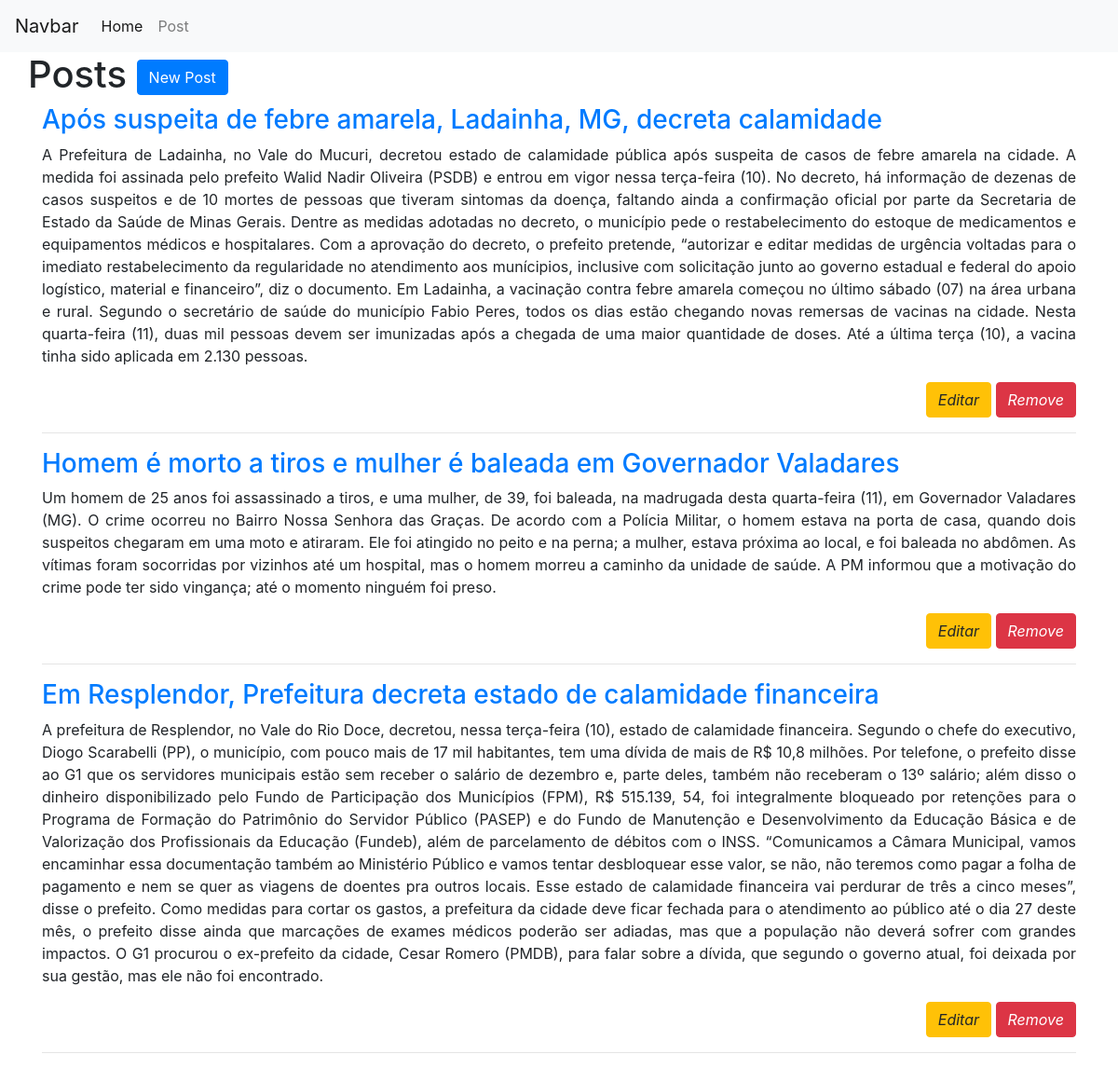
Page /posts on the earlier database version.
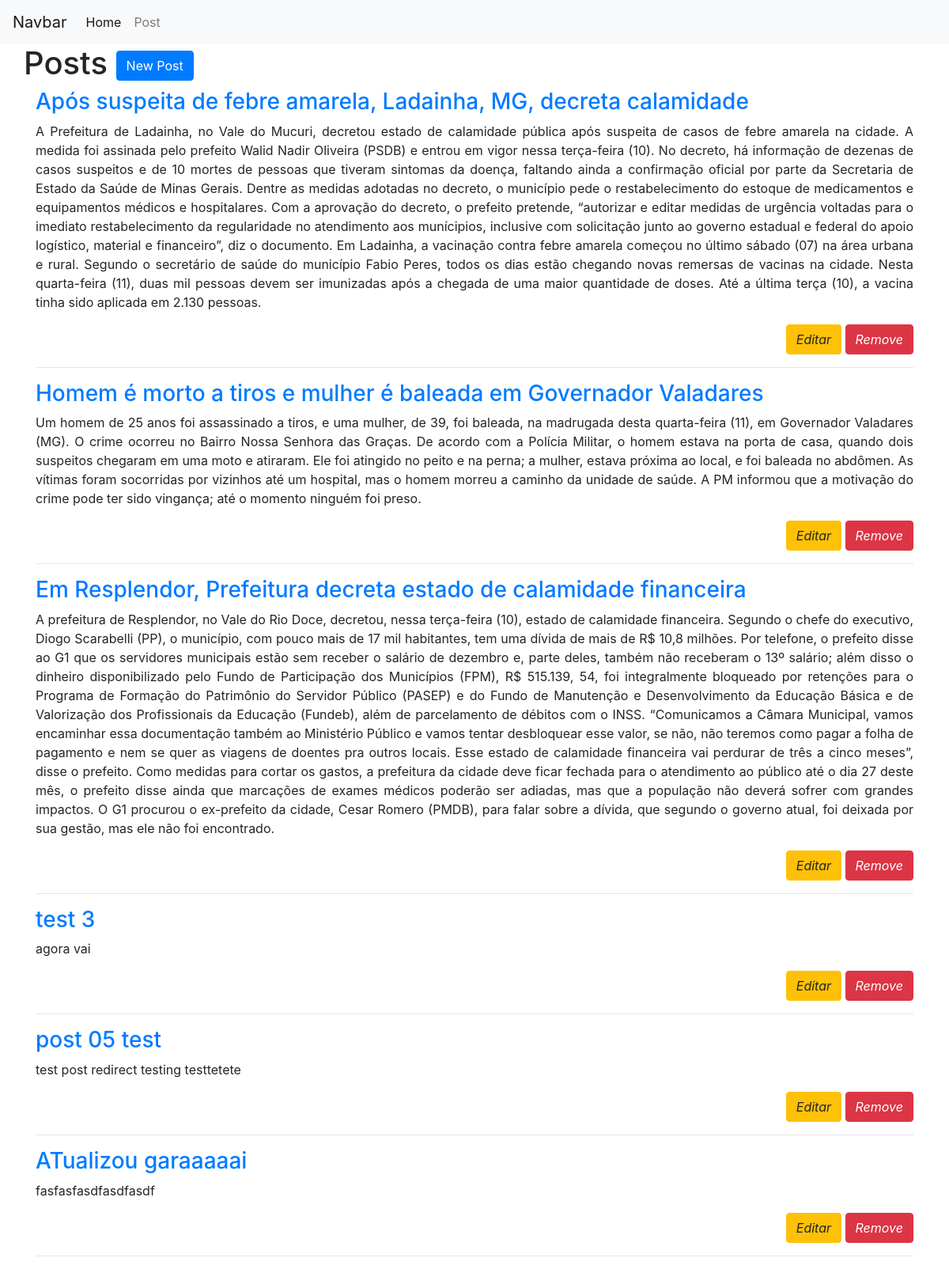
Same page on the later database version.
### tables this page shows
CREATE TABLE posts (id INTEGER CONSTRAINT posts_index PRIMARY KEY ASC AUTOINCREMENT, title VARCHAR (255) NOT NULL, content TEXT NOT NULL);

### app/controllers/PostsController.php (called while the page is built, shortened)
<?php
class PostsController extends BaseController
{
    private $post;
    public function __construct()
    {
        $this->post = Container::getModel("Post");
    }
    public function index()
    {
        $this->view->posts = $this->post->All();
        return $this->renderView('posts/index', 'layout');
    }
}

### core/bootstrap.php (called while the page is built, shortened)
<?php
$routes = require_once __DIR__ . "/../app/routes.php";
$route = new \Core\Route($routes);

### public/index.php (called while the page is built, shortened)
<?php
require_once __DIR__ . "/../core/bootstrap.php";

### core/BaseModel.php (called while the page is built, shortened)
<?php
abstract class BaseModel
{
    private $pdo;
    protected $table;
    public function __construct(PDO $pdo)
    {
        $this->pdo = $pdo;
    }
    public function All()
    {
        $query = "SELECT * FROM {$this->table}";
        $stmt = $this->pdo->prepare($query);
        $stmt->execute();
        $result = $stmt->fetchAll();
        return $result;
    }
}

### core/DataBase.php (called while the page is built, shortened)
<?php
class DataBase
{
    public static function getDataBase()
    {
        $conf = include_once __DIR__ . "/../app/database.php";
        if($conf['driver'] == 'sqlite')
        {
            $sqlite = __DIR__ . "/../storage/databases/" . $conf['sqlite']['host'];
            $sqlite = "sqlite:" . $sqlite;
            try{
                $pdo = new PDO($sqlite);
                $pdo->setAttribute(PDO::ATTR_ERRMODE, PDO::ERRMODE_EXCEPTION);
                $pdo->setAttribute(PDO::ATTR_DEFAULT_FETCH_MODE, PDO::FETCH_OBJ);
                return $pdo;
            }catch (PDOException $e){
                echo $e->getMessage();
            }
        }
    }
}

### core/Container.php (called while the page is built, shortened)
<?php
class Container
{
    public static function getModel($model)
    {
        return new $objModel(DataBase::getDataBase());
    }
}

### app/views/posts/index.phtml (the view, shortened to what this page needs)
<div class="container">
    <div class="row">
        <h1 class="h1">
            <a href="/post/create" class="btn btn-primary text-right">
            New Post
            </a>
        </h1>
    </div>
    <?php foreach($this->view->posts as $post): ?>
    <h3 class="h3">
        <a href="/post/<?php echo $post->id; ?>/show"><?php echo $post->title; ?></a>
    </h3>
    <p class="text-justify"><?php echo $post->content; ?></p>
    <p class="text-right">
        <a href="/post/<?php echo $post->id?>/edit" class="btn btn-warning btn-xs">
            <i class="glyphicon glyphicon-pencil">Editar</i>
        </a>
        <a href="/post/<?php echo $post->id?>/delete" class="btn btn-danger btn-xs" onclick="return confirm('Deseja remover esse post ?')">
            <i class="glyphicon glyphicon-remove-sing">Remove</i>
        </a>
    </p>
    <hr/>
    <?php endforeach; ?>
</div>

### core/Route.php (shortened to what this page needs)
<?php
class Route
{
    private $routes;
    public function __construct(array $routes){
        $this->run();
    }
    private function setRoutes($routes)
    {
        foreach ($routes as $route)
        {
            $explode1 = explode('@', $route[1]);
            $r = [$route[0], $explode1[0], $explode1[1]];
            $newRoutes[] = $r;
        }
        $this->routes = $newRoutes;
    }
    private function GetRequest()
    {
        $obj = new \stdClass;
        return $obj;
    }
    private function getUrl()
    {
        return parse_url($_SERVER['REQUEST_URI'], PHP_URL_PATH);
    }
    private function run()
    {
        $url = $this->getUrl();
        $found = null;
        foreach ($this->routes as $route)
        {
            $routeArray = explode('/', $route[0]);
            $param = [];
            for($i = 0; $i < count($routeArray); $i++)
            {
                    $route[0] = implode($routeArray, '/');
            }
            if($url == $route[0])
            {
                $found = true;
                $controller = $route[1];
                $action = $route[2];
            break;
            }
        }
        if($found){
            $controller = Container::newController($controller);
            switch (count($param)){
                default:
                    $controller->$action($this->getRequest());
            break;
            }
        }else{
            Container::pageNotFound();
        }
    }
}
?>

### core/BaseController.php (shortened to what this page needs)
<?php
abstract class BaseController
{
    private $viewPath;
    private $layoutPath;
    private $pageTitle = null;
    public function __construct()
    {
        $this->view = new \stdClass;
    }
    protected function renderView($viewPath, $layoutPath = null)
    {
        $this->viewPath = $viewPath;
        $this->layoutPath = $layoutPath;
        if($layoutPath){
            $this->layout();
        }else{
            $this->content();
        }
    }
    protected function content()
    {
        if(file_exists(__DIR__ . "/../app/views/{$this->viewPath}.phtml")){
            require_once __DIR__ . "/../app/views/{$this->viewPath}.phtml";
        }else{
            echo "Error: View path not found!";
        }
    }
    protected function layout()
    {
        if(file_exists(__DIR__ . "/../app/views/{$this->layoutPath}.phtml")){
            require_once __DIR__ . "/../app/views/{$this->layoutPath}.phtml";
        }else{
            echo "Error: Layout path not found!";
        }
    }
    protected function setPageTitle($pageTitle)
    {
        $this->pageTitle = $pageTitle;
    }
    protected function getPageTitle($separator = null)
    {
        if($separator){
            echo $this->pageTitle . " " . $separator . " ";
        }else{
            echo $this->pageTitle;
        }
    }
}

### app/views/layout.phtml (shortened to what this page needs)
<!DOCTYPE html>
<html lang="pt-br">
<head>
	<link rel="stylesheet" href="https://stackpath.bootstrapcdn.com/bootstrap/4.1.3/css/bootstrap.min.css">
</head>
<body>
<?php require_once __DIR__ . "/menu.phtml" ?>
<?php $this->content() ?>
</body>
</html>

### app/views/menu.phtml (shortened to what this page needs)
<nav class="navbar navbar-expand-lg navbar-light bg-light">
  <a class="navbar-brand" href="#">Navbar</a>
  <div class="collapse navbar-collapse" id="conteudoNavbarSuportado">
    <ul class="navbar-nav mr-auto">
      <li class="nav-item active">
        <a class="nav-link" href="/">Home <span class="sr-only">(página atual)</span></a>
      </li>
      <li class="nav-item">
        <a class="nav-link" href="/posts">Post</a>
      </li>
    </ul>
  </div>
</nav>

Differences in the rows shown:
added posts: title "test 3", content "agora vai"
added posts: title "post 05 test", content "test post redirect testing testtetete"
added posts: title "ATualizou garaaaaai", content "fasfasfasdfasdfasdf"
